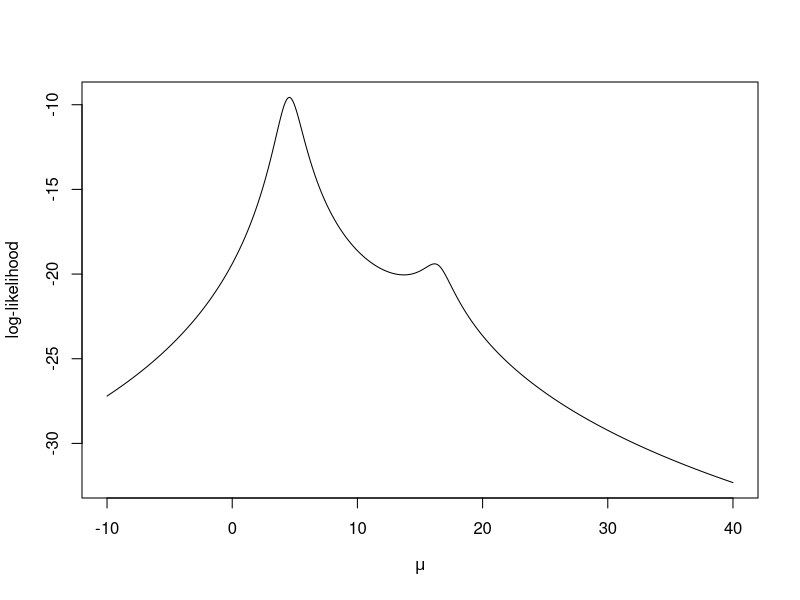
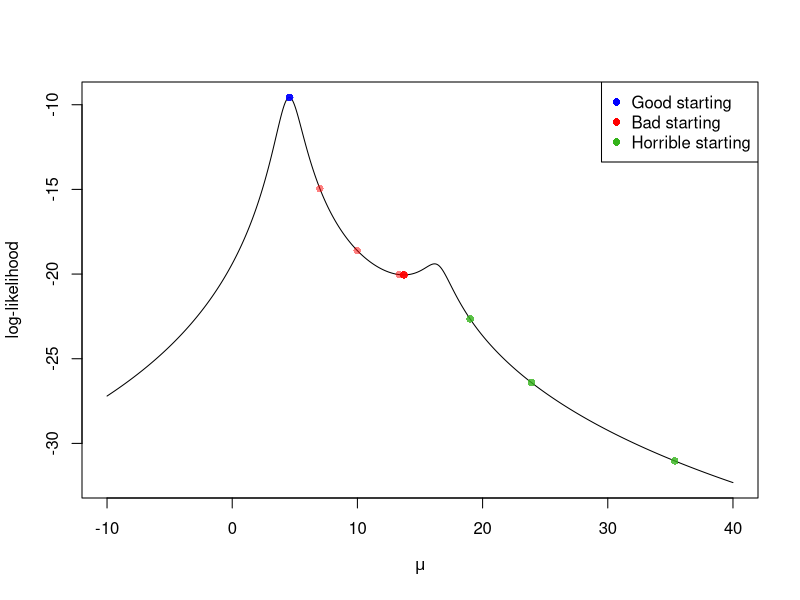
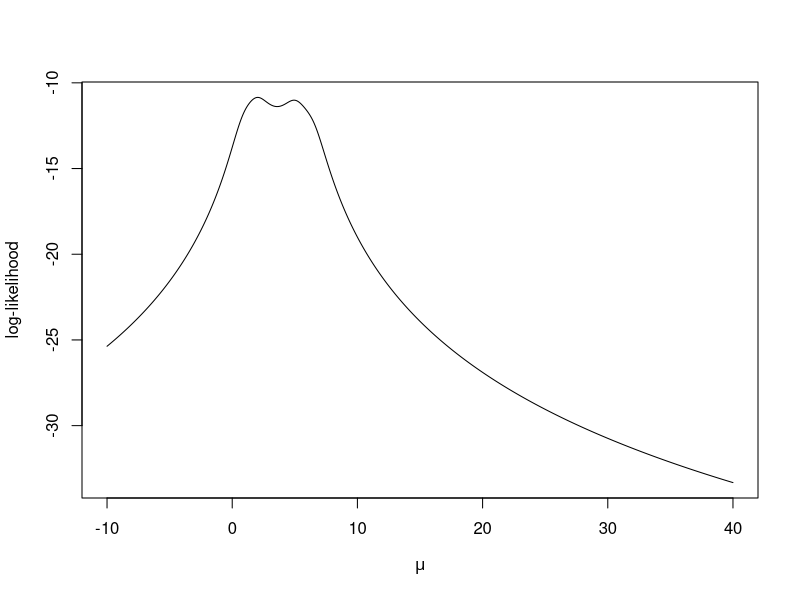
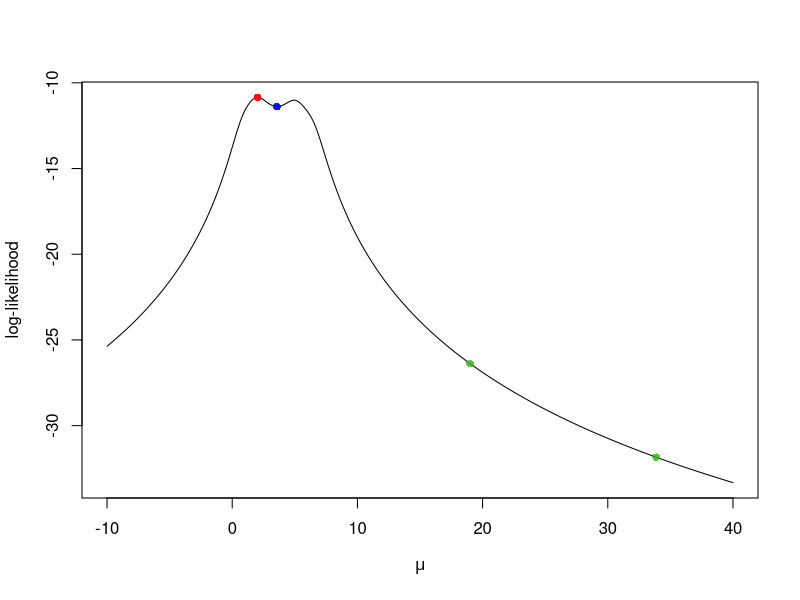
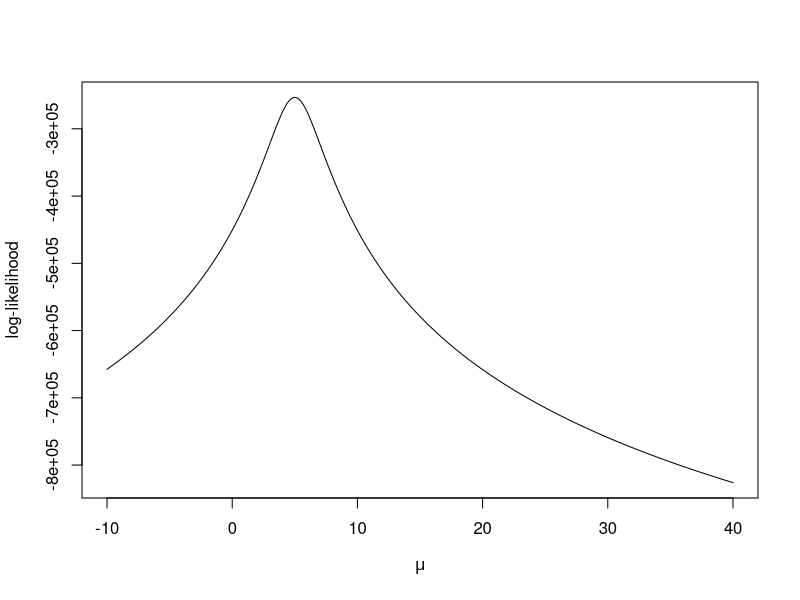
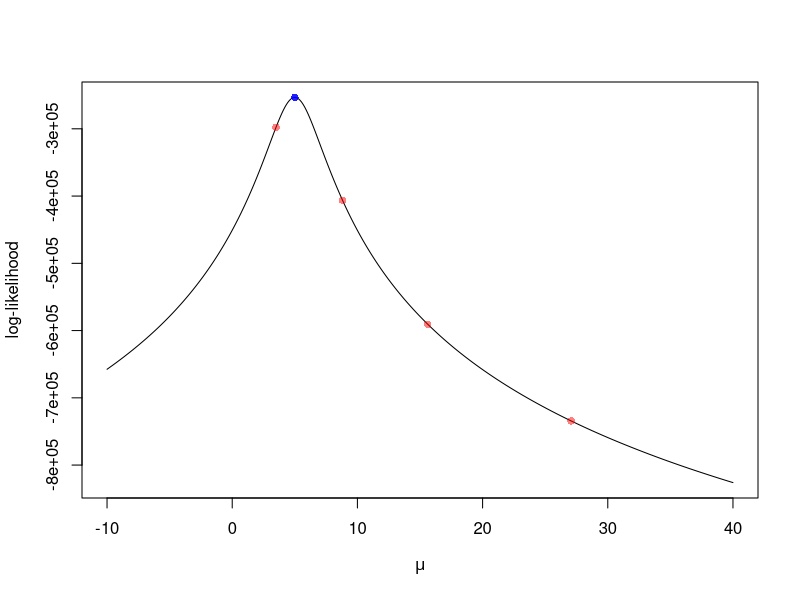
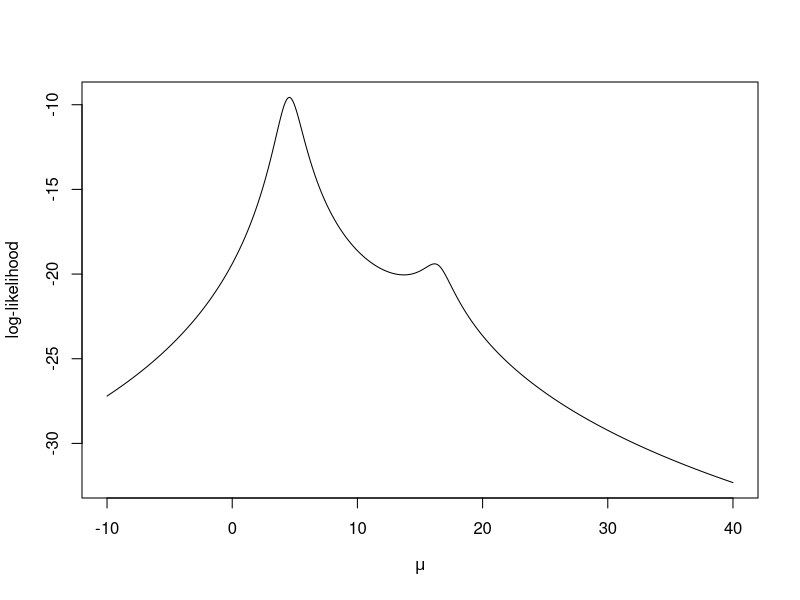
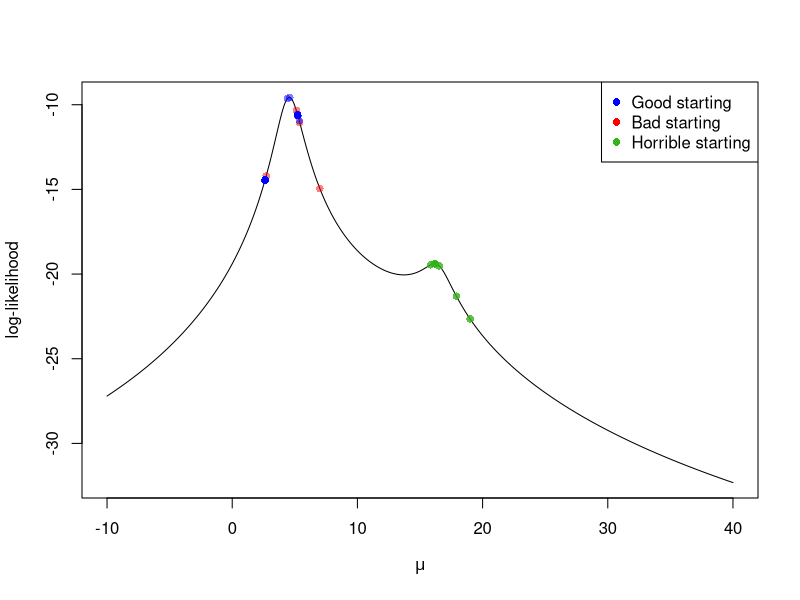

Recreate these plots in R, in order.
################################################
## MLE for location Cauchy distribution using
## Newton-Raphson method
## We will plot the likelihood as well
################################################
set.seed(1)
mu.star <- 5  # Setting true mu
n <- 4  # sample size
X <- rt(n, df = 1) + mu.star

## Function calculates  the log-likelihood
log.like <- function(mu, X)
{
  n <- length(X)
  rtn <- -n*log(pi) - sum( log(1 + (X - mu)^2) )
  return(rtn)
}

mu.x <- seq(-10, 40, length = 1e3)  # A sequence of mu's 
ll.est <- sapply(mu.x, log.like, X)  # evaluating log-likelihood at the mus
plot(mu.x, ll.est, type = 'l', ylab = "log-likelihood", xlab = expression(mu))  # plotting log-likelihood. Not concave, so we need to choose good starting values.


## Starting Newton-Raphson method
tol <- 1e-5  # tolerance level for when to stop algorithm


## Returns derivate of log-likelihood
f.prime <- function(X, mu)
{
  rtn <- sum(2* (X - mu)/(1 + (X-mu)^2))  #f.prime
  return(rtn)
}

# Returns double derivative of log-likelihood.
f.double.prime <- function(X, mu)
{
  rtn <- sum( 2 * ( 2*(X-mu)^2/ (1 + (X - mu)^2)^2  - (1 + (X-mu)^2)^(-1) )  )
  return(rtn)
}

## Loop below stops when |mu_(k+1) - mu_(k)| < tol

current <- median(X)  # Good starting value
diff <- 100  # inital large value for difference
iter <- 0    # counting the number of iterations

mu.k <- current
while( (diff > tol) && iter < 100)
{
  iter <- iter + 1
  update <- current - f.prime(X, current)/f.double.prime(X, current)  # NR update
  mu.k <- c(mu.k, update)
  diff <- abs(current - update)
  current <- update
}
current  # final approximation to MLE
evals <- sapply(mu.k, log.like, X)
plot(mu.x, ll.est, type = 'l', ylab = "log-likelihood", xlab = expression(mu))
points(mu.k, evals, pch = 16, col = rgb(0,0,1, alpha = .5))


## Loop below stops when |mu_(k+1) - mu_(k)| < tol
current <- 7  # Bad starting value
diff <- 100
iter <- 0
mu.k <- current
while( (diff > tol) && iter < 100)
{
  iter <- iter + 1
  update <- current - f.prime(X, current)/f.double.prime(X, current)
  mu.k <- c(mu.k, update)
  diff <- abs(current - update)
  current <- update
}
current  # final approximation to MLE
evals <- sapply(mu.k, log.like, X)
points(mu.k, evals, pch = 16, col = rgb(1,0,0, alpha = .5))

current <- 19  # Worst starting value
diff <- 100
iter <- 0
mu.k <- current
while( (diff > tol) && iter < 100)
{
  iter <- iter + 1
  update <- current - f.prime(X, current)/f.double.prime(X, current)
  mu.k <- c(mu.k, update)
  diff <- abs(current - update)
  current <- update
}
current  # final approximation to MLE
evals <- sapply(mu.k, log.like, X)
points(mu.k, evals, pch = 16, col = rgb(.2,.7,.1, alpha = .8))

legend("topright", legend = c("Good starting", "Bad starting", "Horrible starting"), pch = 16, col = c("blue", "red", rgb(.2,.7,.1)))






###########################################
### Repeating again with a different seed
###########################################
set.seed(10)

mu.star <- 5  # Setting true mu
n <- 4  # sample size
X <- rt(n, df = 1) + mu.star

## Function calculates  the log-likelihood
log.like <- function(mu, X)
{
  n <- length(X)
  rtn <- -n*log(pi) - sum( log(1 + (X - mu)^2) )
  return(rtn)
}

mu.x <- seq(-10, 40, length = 1e3)  # A sequence of mu's 
ll.est <- sapply(mu.x, log.like, X)  # evaluating log-likelihood at the mus
plot(mu.x, ll.est, type = 'l', ylab = "log-likelihood", xlab = expression(mu))  # plotting log-likelihood. Not concave, so we need to choose good starting values.


## Starting Newton-Raphson method
tol <- 1e-5  # tolerance level for when to stop algorithm

## Loop below stops when |mu_(k+1) - mu_(k)| < tol

current <- median(X)  # Good starting value
diff <- 100  # inital large value for difference
iter <- 0    # counting the number of iterations

mu.k <- current
while( (diff > tol) && iter < 100)
{
  iter <- iter + 1
  update <- current - f.prime(X, current)/f.double.prime(X, current)  # NR update
  mu.k <- c(mu.k, update)
  diff <- abs(current - update)
  current <- update
}
current  # final approximation to MLE
evals <- sapply(mu.k, log.like, X)
plot(mu.x, ll.est, type = 'l', ylab = "log-likelihood", xlab = expression(mu))
points(mu.k, evals, pch = 16, col = rgb(0,0,1, alpha = .5))


## Loop below stops when |mu_(k+1) - mu_(k)| < tol
current <- 2  
diff <- 100
iter <- 0
mu.k <- current
while( (diff > tol) && iter < 100)
{
  iter <- iter + 1
  update <- current - f.prime(X, current)/f.double.prime(X, current)
  mu.k <- c(mu.k, update)
  diff <- abs(current - update)
  current <- update
}
current  # final approximation to MLE
evals <- sapply(mu.k, log.like, X)
points(mu.k, evals, pch = 16, col = rgb(1,0,0, alpha = .5))

current <- 19  # Bad starting value
diff <- 100
iter <- 0
mu.k <- current
while( (diff > tol) && iter < 100)
{
  iter <- iter + 1
  update <- current - f.prime(X, current)/f.double.prime(X, current)
  mu.k <- c(mu.k, update)
  diff <- abs(current - update)
  current <- update
}
current  # final approximation to MLE
evals <- sapply(mu.k, log.like, X)
points(mu.k, evals, pch = 16, col = rgb(.2,.7,.1, alpha = .8))

## The problem here is that the sample size is low, so that the median and the MLE both are bad estimators.








###########################################
### Repeating with same seed but larger sample size
###########################################
set.seed(10)

mu.star <- 5  # Setting true mu
n <- 1e5  # sample size
X <- rt(n, df = 1) + mu.star

## Function calculates  the log-likelihood
log.like <- function(mu, X)
{
  n <- length(X)
  rtn <- -n*log(pi) - sum( log(1 + (X - mu)^2) )
  return(rtn)
}

mu.x <- seq(-10, 40, length = 1e3)  # A sequence of mu's 
ll.est <- sapply(mu.x, log.like, X)  # evaluating log-likelihood at the mus
plot(mu.x, ll.est, type = 'l', ylab = "log-likelihood", xlab = expression(mu))  # plotting log-likelihood. Not concave, so we need to choose good starting values.


## Starting Newton-Raphson method
tol <- 1e-5  # tolerance level for when to stop algorithm

## Loop below stops when |mu_(k+1) - mu_(k)| < tol

current <- median(X)  # Good starting value
diff <- 100  # inital large value for difference
iter <- 0    # counting the number of iterations

mu.k <- current
while( (diff > tol) && iter < 100)
{
  iter <- iter + 1
  update <- current - f.prime(X, current)/f.double.prime(X, current)  # NR update
  mu.k <- c(mu.k, update)
  diff <- abs(current - update)
  current <- update
}
current  # final approximation to MLE
evals <- sapply(mu.k, log.like, X)
plot(mu.x, ll.est, type = 'l', ylab = "log-likelihood", xlab = expression(mu))
points(mu.k, evals, pch = 16, col = rgb(0,0,1, alpha = .5))


## Loop below stops when |mu_(k+1) - mu_(k)| < tol
current <- 3.5    # Very large jump!
diff <- 100
iter <- 0
mu.k <- current
while( (diff > tol) && iter < 100)
{
  iter <- iter + 1
  update <- current - f.prime(X, current)/f.double.prime(X, current)
  mu.k <- c(mu.k, update)
  diff <- abs(current - update)
  current <- update
}
current  # final approximation to MLE
evals <- sapply(mu.k, log.like, X)
points(mu.k, evals, pch = 16, col = rgb(1,0,0, alpha = .5))

## The problem here is that the jumps are very large, so it's better to use Modified Newton-Raphson (see problem set)




################################################
## MLE for location Cauchy distribution using
## Gradient Ascent method
## We will plot the likelihood as well
################################################
set.seed(1)
mu.star <- 5  # Setting true mu
n <- 4  # sample size
X <- rt(n, df = 1) + mu.star

## Function calculates  the log-likelihood
log.like <- function(mu, X)
{
  n <- length(X)
  rtn <- -n*log(pi) - sum( log(1 + (X - mu)^2) )
  return(rtn)
}

mu.x <- seq(-10, 40, length = 1e3)  # A sequence of mu's 
ll.est <- sapply(mu.x, log.like, X)  # evaluating log-likelihood at the mus
plot(mu.x, ll.est, type = 'l', ylab = "log-likelihood", xlab = expression(mu))  # plotting log-likelihood. Not concave, so we need to choose good starting values.


## Starting Gradient-Ascent method
tol <- 1e-5  # tolerance level for when to stop algorithm


## Returns derivate of log-likelihood
f.prime <- function(X, mu)
{
  rtn <- sum(2* (X - mu)/(1 + (X-mu)^2))  #f.prime
  return(rtn)
}

## Loop below stops when |mu_(k+1) - mu_(k)| < tol
t <- 1  # change this to 1 and see what happens to the "bad" starting value

## Loop below stops when |mu_(k+1) - mu_(k)| < tol
current <- 7  # Bad starting value
diff <- 100
iter <- 0
mu.k <- current
while( (diff > tol) && iter < 100)
{
  iter <- iter + 1
  update <- current + t*f.prime(X, current) 
  mu.k <- c(mu.k, update)
  diff <- abs(current - update)
  current <- update
}
current  # final approximation to MLE
evals <- sapply(mu.k, log.like, X)
plot(mu.x, ll.est, type = 'l', ylab = "log-likelihood", xlab = expression(mu))
points(mu.k, evals, pch = 16, col = rgb(1,0,0, alpha = .5))


current <- median(X)  # Good starting value
diff <- 100  # inital large value for difference
iter <- 0    # counting the number of iterations

mu.k <- current
while( (diff > tol) && iter < 100)
{
  iter <- iter + 1
  update <- current + t*f.prime(X, current)  # GD update
  mu.k <- c(mu.k, update)
  diff <- abs(current - update)
  current <- update
}
current  # final approximation to MLE
evals <- sapply(mu.k, log.like, X)
points(mu.k, evals, pch = 16, col = rgb(0,0,1, alpha = .5))


current <- 19  # Worst starting value
diff <- 100
iter <- 0
mu.k <- current
while( (diff > tol) && iter < 100)
{
  iter <- iter + 1
  update <- current + t*f.prime(X, current) 
  mu.k <- c(mu.k, update)
  diff <- abs(current - update)
  current <- update
}
current  # final approximation to MLE
evals <- sapply(mu.k, log.like, X)
points(mu.k, evals, pch = 16, col = rgb(.2,.7,.1, alpha = .8))

legend("topright", legend = c("Good starting", "Bad starting", "Horrible starting"), pch = 16, col = c("blue", "red", rgb(.2,.7,.1)))





################################################
## MLE for logistic regression
## Using gradient ascent
################################################
library(mcmc) #to load a dataset
data(logit)
head(logit)  # y is response and 4 covariates


y <- logit$y
X <- as.matrix(logit[, 2:5])
p <- dim(X)[2]

f.gradient <- function(y, X, beta)
{
  beta <- matrix(beta, ncol = 1)
  p_i <- exp(X %*% beta) / (1 + exp(X%*%beta))  
  rtn <- colSums(X* as.numeric(y - p_i))
  return(rtn)
}

store.beta <- matrix(0, nrow = 1, ncol = p)
store.grad <- matrix(0, nrow = 1, ncol = p)
beta_k <- rep(0, p) # start at all 0s
grads_norm <- 100 # large values
t <- .3
tol <- 1e-10
iter <- 0
while((grads_norm > tol) && iter < 1e4)  #not too many iterations
{
  iter <- iter+1
  old <- beta_k
  grad_k <- f.gradient(y = y, X= X, beta = old)
  grads_norm <- sum(grad_k^2)
  beta_k = old + t* grad_k
  store.beta <- rbind(store.beta, beta_k)
  store.grad <- rbind(store.grad, grad_k)
}
iter 
beta_k # last estimate
plot.ts(apply(store.grad, 1, norm, "2"), ylab = "Norm of Gradient")
plot.ts(store.grad)
